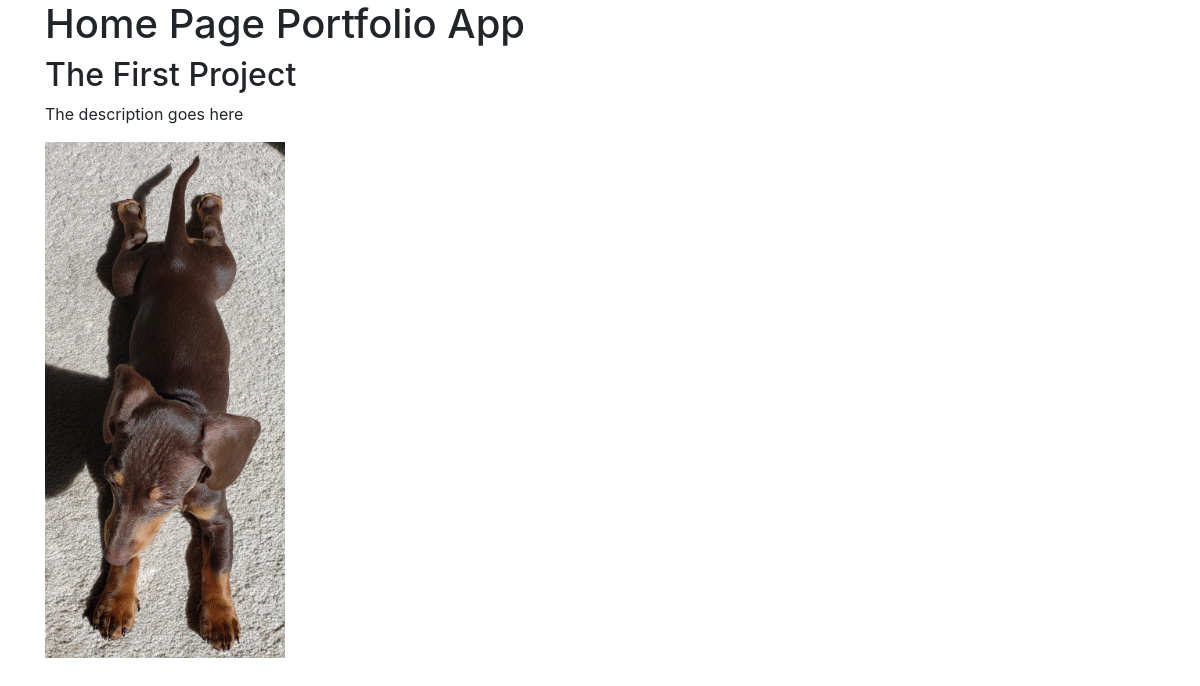
The app's page /, older data.
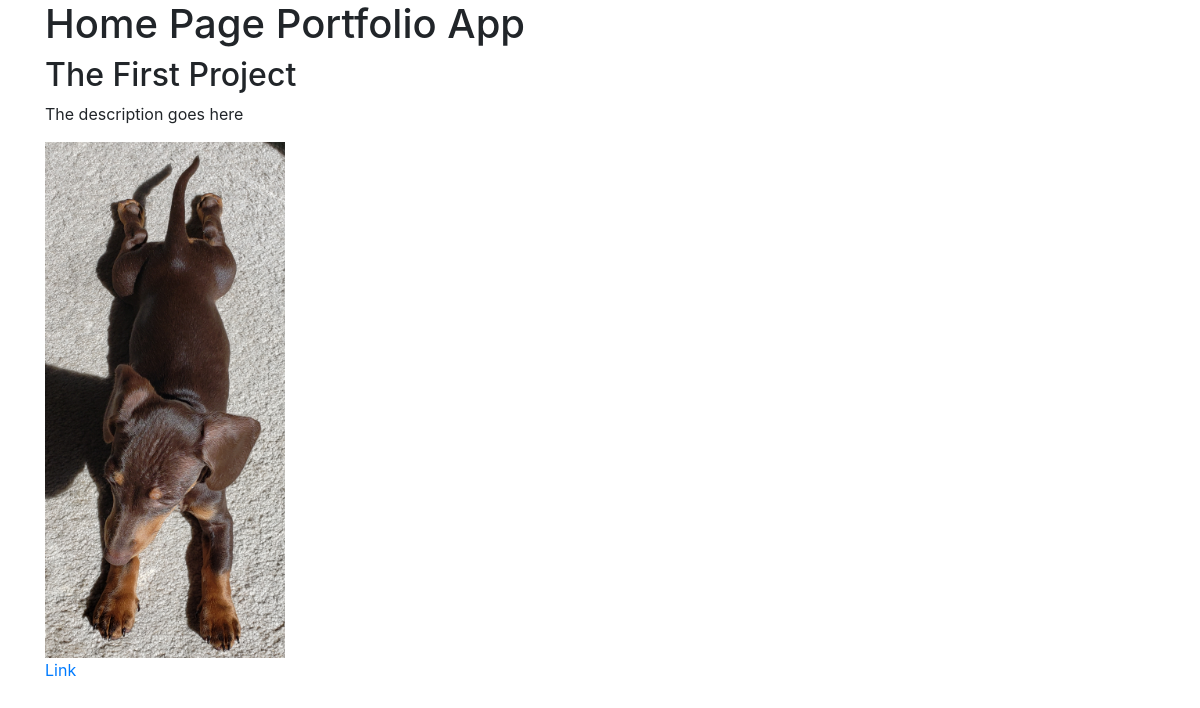
The same page, newer data.
### portfolio/models.py (models this page shows)
class Project(models.Model):
    title = models.CharField(max_length=100)
    description = models.CharField(max_length=250)
    image = models.ImageField(upload_to='portfolio/images/')
    url = models.URLField(blank=True)

### portfolio/views.py (the view)
# urls.py: 2. Add a URL to urlpatterns:  path('', views.home, name='home')
def home(request):
    projects = Project.objects.all()
    return render(request, "portfolio/home.html", {'projects':projects})

### portfolio/templates/portfolio/home.html (shortened to what this page needs)
<!doctype html>
<html lang="en">
  <head>
    <link rel="stylesheet" href="https://cdn.jsdelivr.net/npm/bootstrap@4.6.0/dist/css/bootstrap.min.css">
  </head>
  <body>
    <div class="container">
    <h1>Home Page Portfolio App</h1>
      {% for project in projects %}
        <h2>{{ project.title }}</h2>
        <p>{{ project.description }}</p>
        <img src="{{ project.image.url }}" alt="">
        {% if project.url %}
        <br>
        <a href="{{ project.url }}">Link</a>
        {% endif %}
      {% endfor %}
    </div>
  </body>
</html>

Row changes from the older to the newer data that the page shows:
changed Project "The First Project": now shows "Link"
